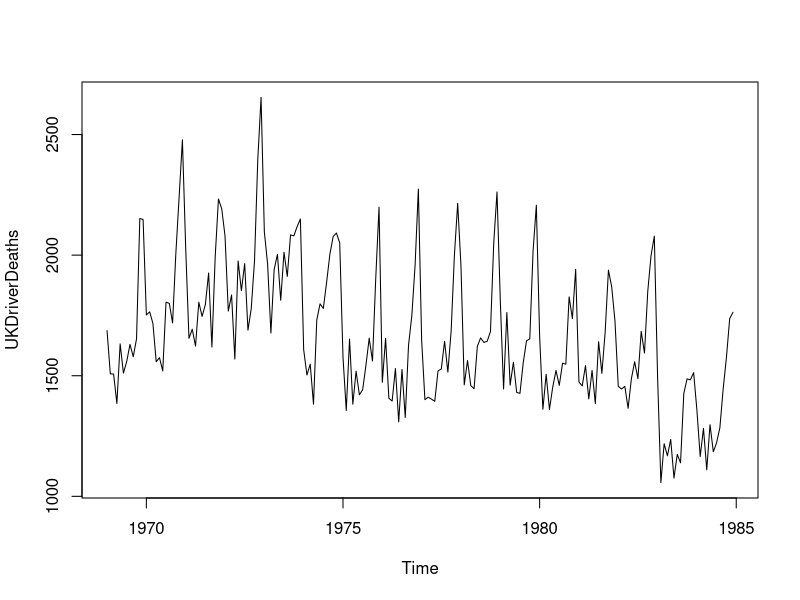
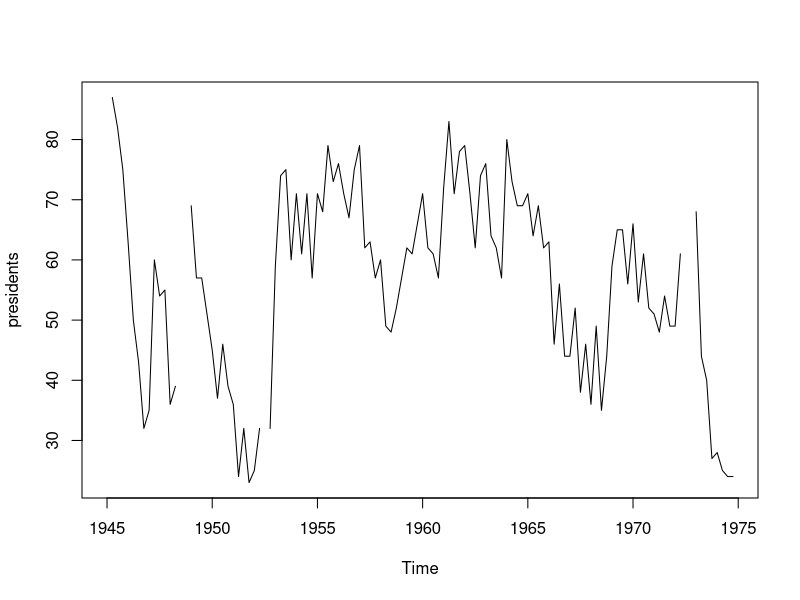
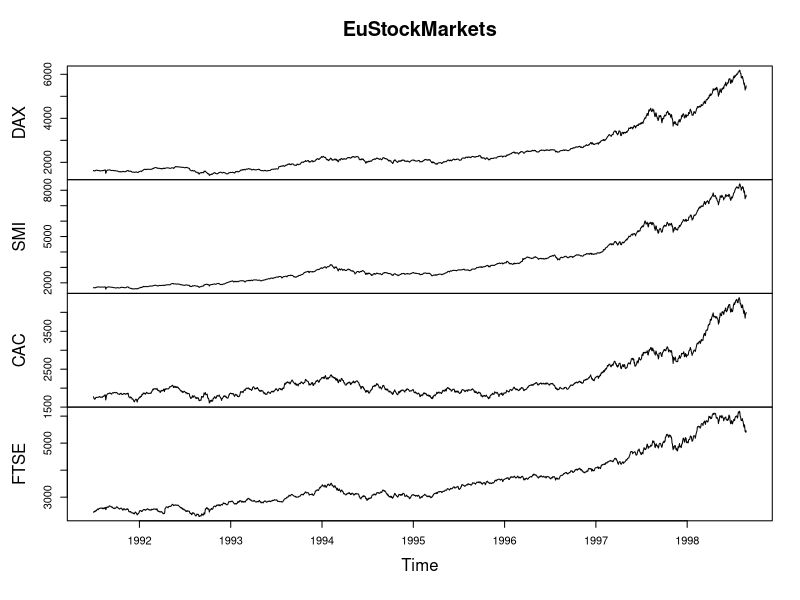

R code for these plots, in order: (Note: this script raises an error after producing the figures.)
install.packages("tidyverse")
search()
library("tidyverse")

## Viewing all available datasets within tidyverse
data()
data(package = .packages(all.available = TRUE))

## Deciding which dataset to play around with
plot(UKDriverDeaths)
plot(presidents)

# Daily Closing Prices of
# Major European Stock
# Indices, 1991-1998
plot(EuStockMarkets)

## Decided to use EuStockMarkets data

# exploring the dataset 
head(EuStockMarkets) # first few rows 
?glimpse # structure of dataset
glimpse(EuStockMarkets)
summary(EuStockMarkets)

## CLeaning the datasset 

# finding toal number of NA
sapply(EuStockMarkets, anyNA)
colSums(is.na(EuStockMarkets))

# idenitfying outliers
boxplot(EuStockMarkets$column) # comes out with error 

# attempting to understand error
# is.recursive(EuStockMarkets)
# false thf vector and doesn't have list-like structure like a recurv=sive object 

is.atomic(EuStockMarkets) # True 

# converting to dataframe to use possibly for boxplot
EuStockdf <- as.data.frame(EuStockMarkets)
plot(EuStockdf)
boxplot(EuStockdf$column)
# didn't work 

# viewin the data for each stock 
# can use df for plotting and other analysis 
getElement(EuStockdf, "FTSE") # all the ftse data
getElement(EuStockdf, "CAC")
getElement(EuStockdf, "SMI")
getElement(EuStockdf, "DAX")

# ctrl + keypad tab (over the df) opens df into new window
ncol(EuStockdf)
nrow(EuStockdf)

sum(EuStockdf$FTSE)
EuStockdf %>% count(CAC)
sum(EuStockdf$SMI)
sum(EuStockdf$DAX)

# identifying location of missing values
print("Position of missing values")
which(is.na(EuStockMarkets))
which(is.na(EuStockdf))

# count total missing values 
print("Count of total missing values")
sum(is.na(EuStockMarkets))
sum(is.na(EuStockdf))

# count the missing values by column wise
print("Count of missing values by column wise")
sapply(EuStockdf, function(EuStockdf) sum(is.na(EuStockdf)))


# find location of missing values column wise
print("Position of missing values by column wise")
sapply(EuStockdf, function(EuStockdf) which(is.na(EuStockdf)))

 
# Converting it into a tibble for better handing 
# doens't matetr if i parse EuStockMarkets or EuStockdf
stock_data <- as_tibble(EuStockMarkets, rownames = "Date")
plot(stock_data)

# Converting data column to actual date format
stock_data <- stock_data %>%
  mutate(Date = as.Date("1991-01-01") + as.numeric(Date))

library(ggplot2)
search()


## Data visualisation

# Plot trends over time.
stock_data %>%
  pivot_longer(cols = -Date, names_to = "Index", values_to = "Closing_Price") %>%
  ggplot(aes(x = Date, y = Closing_Price, color = Index)) +
  geom_line() +
  labs(title = "European Stock Markets (1991-1998)", x = "Year", y = "Closing Price")


# Compare stock indices.

# Calculate and visualize stock returns.


